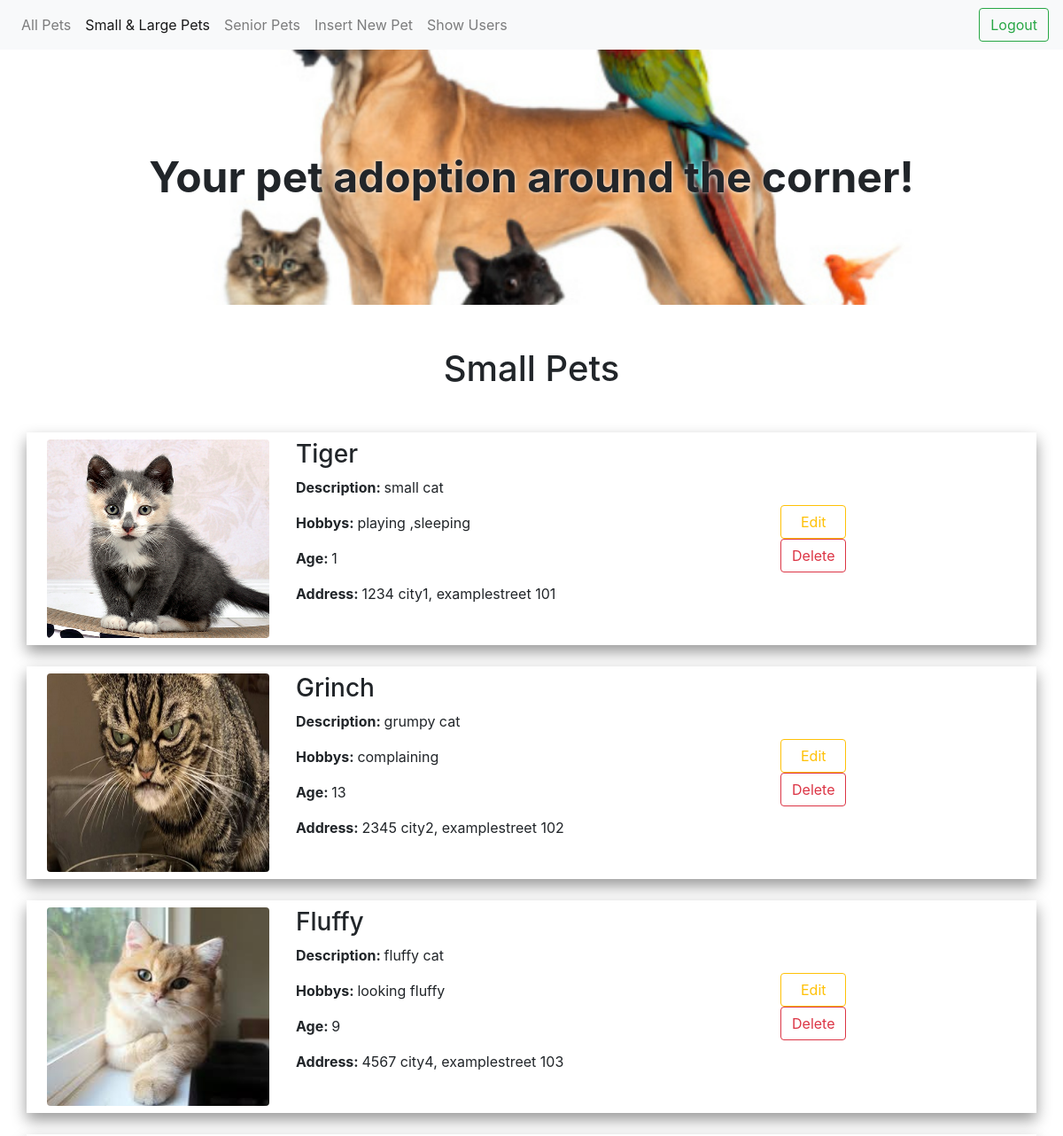
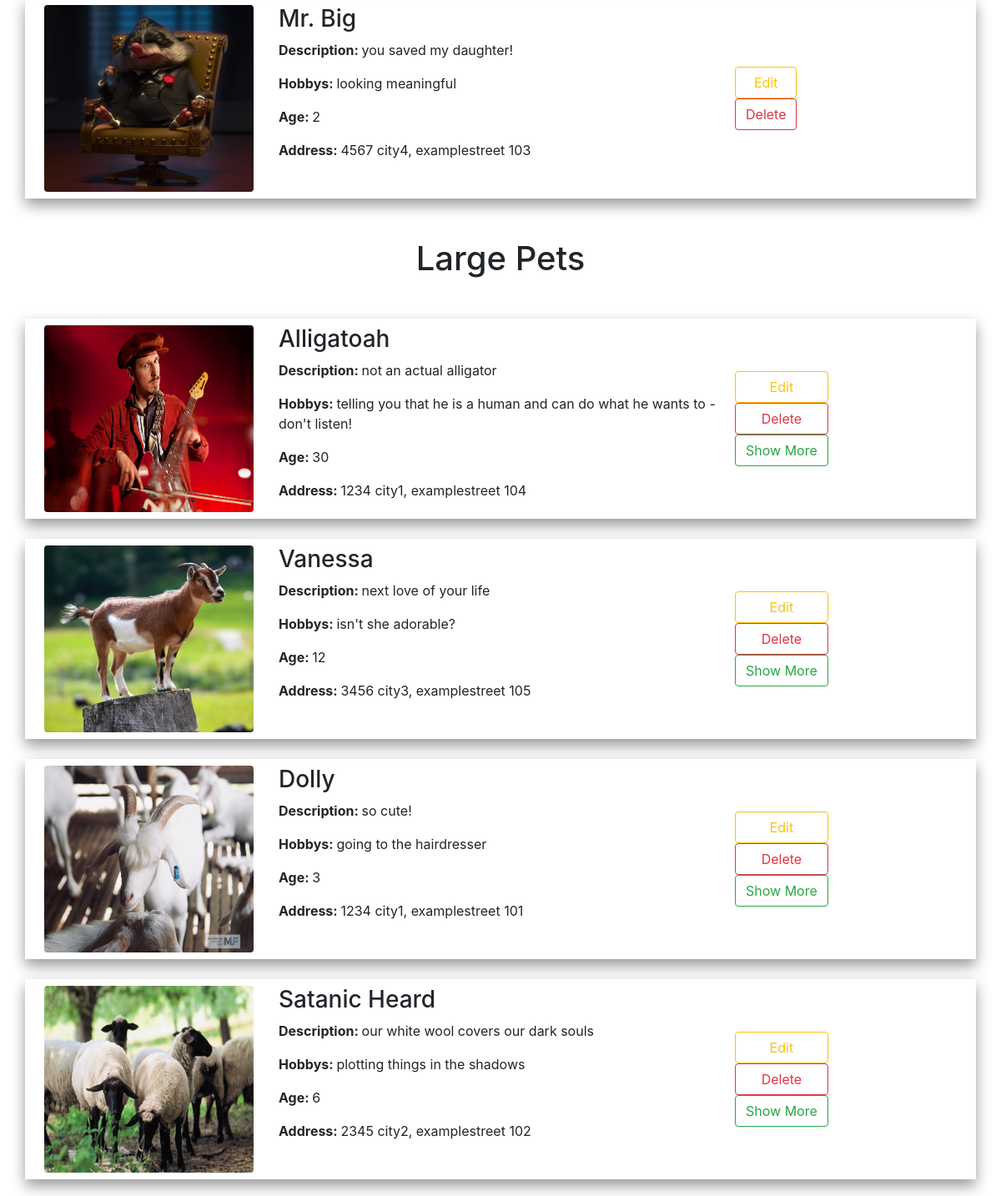
Screenshot of /crud/general_admin.php (signed in) with the database file from the repository (2 pictures, top to bottom).
### tables this page shows
CREATE TABLE `pets` (
  `id` int(11) NOT NULL,
  `location` int(11) NOT NULL,
  `image` char(255) DEFAULT NULL,
  `name` char(64) DEFAULT NULL,
  `description` char(255) DEFAULT NULL,
  `birthdate` date NOT NULL,
  `type` enum('small','large') DEFAULT NULL,
  `hobbys` char(255) NOT NULL
);

CREATE TABLE `location` (
  `location_id` int(11) NOT NULL,
  `city` char(64) NOT NULL,
  `ZIP` int(11) NOT NULL,
  `address` char(64) NOT NULL
);

### crud/general_admin.php (the view, shortened to what this page needs)
<?php ob_start();
require_once 'actions/db_connect.php';
$res=mysqli_query($connect, "SELECT * FROM users WHERE userId=".$_SESSION['admin']);
$userRow=mysqli_fetch_array($res, MYSQLI_ASSOC); ?>
<!DOCTYPE html>
<html>
<head>
<link rel="stylesheet" href="https://stackpath.bootstrapcdn.com/bootstrap/4.3.1/css/bootstrap.min.css">
<link rel="stylesheet" type="text/css" href="../CSS/index.css">
</head>
<body>
<nav class="navbar navbar-expand-lg navbar-light bg-light">
  <div class="collapse navbar-collapse" id="navbarSupportedContent">
    <ul class="navbar-nav mr-auto">
      <li class="nav-item">
        <a class="nav-link" href="index_admin.php">All Pets<span class="sr-only">(current)</span></a>
      </li>
      <li class="nav-item active">
        <a class="nav-link" href="general_admin.php">Small & Large Pets</a>
      </li>
      <li class="nav-item">
        <a class="nav-link" href="senior_admin.php">Senior Pets</a>
      </li>
      <li class="nav-item">
        <a class="nav-link" href="create.php">Insert New Pet</a>
      </li>
       <?php if ($userRow['super']=="true"){
      echo "<li class='nav-item'>
        <a class='nav-link' href='users.php'>Show Users</a>
      </li>";}
        ?>
    </ul>
          <a  href="logout.php?logout"><button class="btn btn-outline-success my-2 my-sm-0" type="submit">Logout</button></a>
  </div>
</nav>
<div class="hero d-flex justify-content-center w-100"><p class="m-auto"><b>Your pet adoption around the corner!</b></p></div>
  <h1 class="w-100 my-5 text-center">Small Pets</h1>
            <?php
           $sql = "select id, image, name, description, TIMESTAMPDIFF(year, birthdate, current_date()) as age, type, hobbys, ZIP, city, address from pets join location on location=location_id where type='small'";
           $result = $connect->query($sql);
            if($result->num_rows > 0) {
                while($row = $result->fetch_assoc()) {
                   echo  "<div class='d-flex container box my-4 p-2'>
                       <div class='col-3 img_cont d-flex justify-content-center'><img class='img-fluid w-100 h-auto rounded' src='../".$row['image']."'></div><div class='col-6'><h3>" .$row['name']."</h3><p><b>Description: </b>".$row['description']."</p><p><b>Hobbys: </b>".$row['hobbys']."</p><p><b>Age: </b>".$row['age']."</p><p><b>Address: </b>".$row['ZIP']." ".$row['city'].", ".$row['address']."</p></div><div class='d-flex flex-column justify-content-center'><a href='update.php?id=".$row['id']."'><button type='button' class='btn btn-outline-warning w-100'>Edit</button></a><a href='delete.php?id=" .$row['id']."'><button type='button' class='btn btn-outline-danger w-100'>Delete</button></a></div></div>
                       </div>";
               }
           } else  {
               echo  "<p>No Data Avaliable</p>";
           }
            ?>
    <h1 class="w-100 my-5 text-center">Large Pets</h1>
            <?php
           $sql = "select id, image, name, description, TIMESTAMPDIFF(year, birthdate, current_date()) as age, type, hobbys, ZIP, city, address from pets join location on location=location_id where type='large'";
           $result = $connect->query($sql);
            if($result->num_rows > 0) {
                while($row = $result->fetch_assoc()) {
                   echo  "<div class='d-flex container box my-4 p-2'>
                       <div class='col-3 img_cont d-flex justify-content-center'><img class='img-fluid w-100 h-auto rounded' src='../".$row['image']."'></div><div class='col-6'><h3>" .$row['name']."</h3><p><b>Description: </b>".$row['description']."</p><p><b>Hobbys: </b>".$row['hobbys']."</p><p><b>Age: </b>".$row['age']."</p><p><b>Address: </b>".$row['ZIP']." ".$row['city'].", ".$row['address']."</p></div><div class='d-flex flex-column justify-content-center'><a href='update.php?id=".$row['id']."'><button type='button' class='btn btn-outline-warning w-100'>Edit</button></a><a href='delete.php?id=" .$row['id']."'><button type='button' class='btn btn-outline-danger w-100'>Delete</button></a><a href='medium.php?id=".$row['id']."'><button type='button' class='btn btn-outline-success w-100'>Show More</button></a></div></div>
                       </div>";
               }
           } else  {
               echo  "<p>No Data Avaliable</p>";
           }
            ?>
</body>
</html>

### CSS/index.css (style rules this page uses)
.container { box-shadow: 0 8px 16px 0 rgba(0,0,0,0.4); height: 15em; }
.img_cont { height: 100%; overflow: hidden; }
.hero { background-image: url("../img/hero.jpg"); background-position: center; background-size: cover; height: 6em; font-size: 3em; text-shadow: 0 0 5px white; }
a { color: black; text-decoration: none; }

### rows the page displays
pets: image (picture), name "Tiger", description "small cat", hobbys "playing ,sleeping", age "1", location.ZIP "1234", location.city "city1", location.address "examplestreet 101"
pets: image (picture), name "Grinch", description "grumpy cat", hobbys "complaining", age "13", location.ZIP "2345", location.city "city2", location.address "examplestreet 102"
pets: image (picture), name "Fluffy", description "fluffy cat", hobbys "looking fluffy", age "9", location.ZIP "4567", location.city "city4", location.address "examplestreet 103"
pets: image (picture), name "Mr. Big", description "you saved my daughter!", hobbys "looking meaningful", age "2", location.ZIP "4567", location.city "city4", location.address "examplestreet 103"
pets: image (picture), name "Alligatoah", description "not an actual alligator", hobbys "telling you that he is a human and can do what he wants to - don't listen!", age "30", location.ZIP "1234", location.city "city1", location.address "examplestreet 104"
pets: image (picture), name "Vanessa", description "next love of your life", hobbys "isn't she adorable?", age "12", location.ZIP "3456", location.city "city3", location.address "examplestreet 105"
pets: image (picture), name "Dolly", description "so cute!", hobbys "going to the hairdresser", age "3", location.ZIP "1234", location.city "city1", location.address "examplestreet 101"
pets: image (picture), name "Satanic Heard", description "our white wool covers our dark souls", hobbys "plotting things in the shadows", age "6", location.ZIP "2345", location.city "city2", location.address "examplestreet 102"
